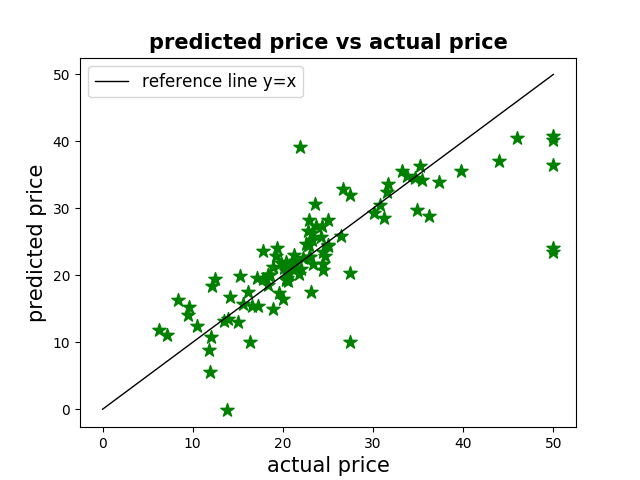

Source code (Python):
import numpy as np
import matplotlib.pyplot as plt
from sklearn.datasets import load_boston
from sklearn.model_selection import train_test_split
boston = load_boston()

outputs = boston.target
data = boston.data

data=np.insert(data, 0, 1, axis=1)

x_train, x_test, y_train, y_test = train_test_split(data, outputs, test_size=0.20)

x_d = np.matmul(np.linalg.inv(np.matmul(np.transpose(x_train),x_train)),np.transpose(x_train))
w = np.matmul(x_d,y_train)

yp=np.matmul(x_test,w)
plot_x=list(y_test)
plot_y=list(yp)

plt.scatter(plot_x, plot_y,color= "green",  marker= "*",s=100)
plt.plot([0,50],[0,50], color='black', linewidth=1,label='reference line y=x')
plt.ylabel('predicted price',fontsize=15)
plt.xlabel('actual price',fontsize=15)
plt.title('predicted price vs actual price',fontsize=15,fontweight='bold')
plt.legend(fontsize=12)
plt.show()

def plot_feature(k):

    x=[]
    y=[]
    yp=[]
    for i in range(len(x_test)):
        x.append(x_test[i][k])
        y.append(y_test[i])
    N=len(x_test)
    sum=0
    for i in range(N):
        sum=sum+(y_test[i] - w[k]*x_test[i][k])

    b = (1/N)*sum
    for i in range(N):
        yp.append(w[k]*x_test[i][k] + b)

    plt.plot(x, y, color='green', linewidth = 0, marker='o', markerfacecolor='green', markersize=3,label="actual")
    plt.plot(x, yp, color='black', linewidth = 2, marker='o',markerfacecolor='black', markersize=0,label="predicted")
    plt.xlabel(boston.feature_names[k-1],fontsize=15)
    plt.ylabel("MEDV",fontsize=15)
    plt.legend(fontsize=12)
    plt.show()


plot_feature(5)
plot_feature(6)
plot_feature(8)
plot_feature(11)
